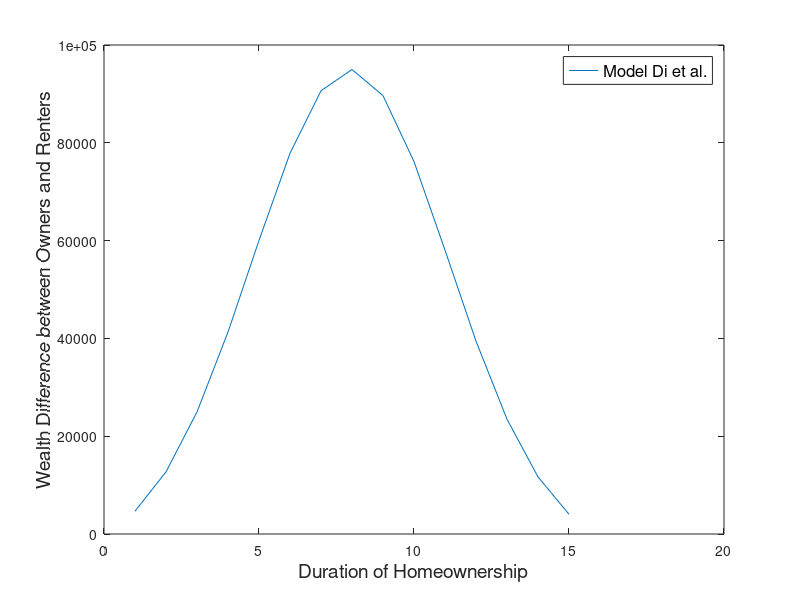
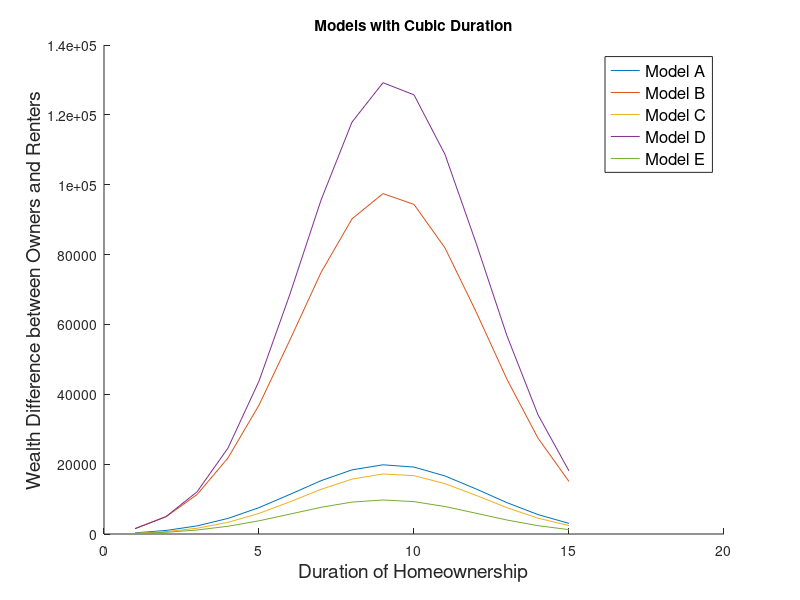
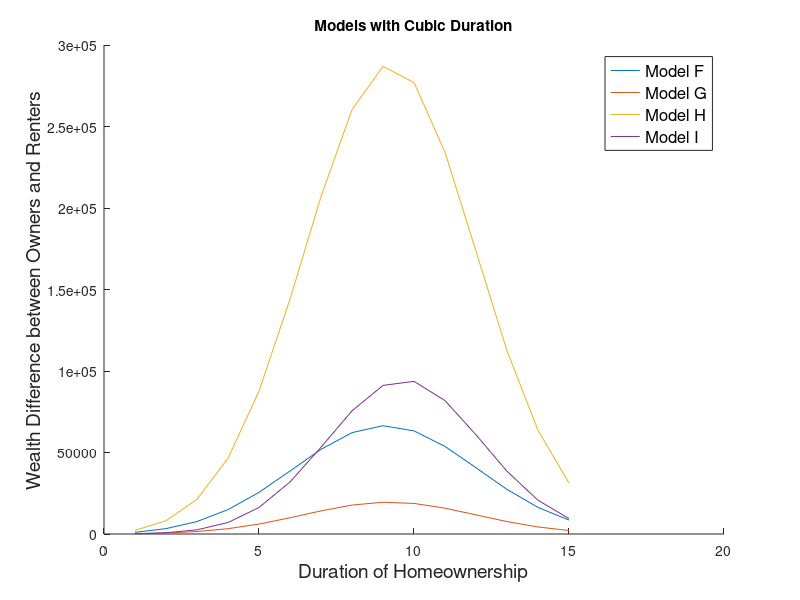
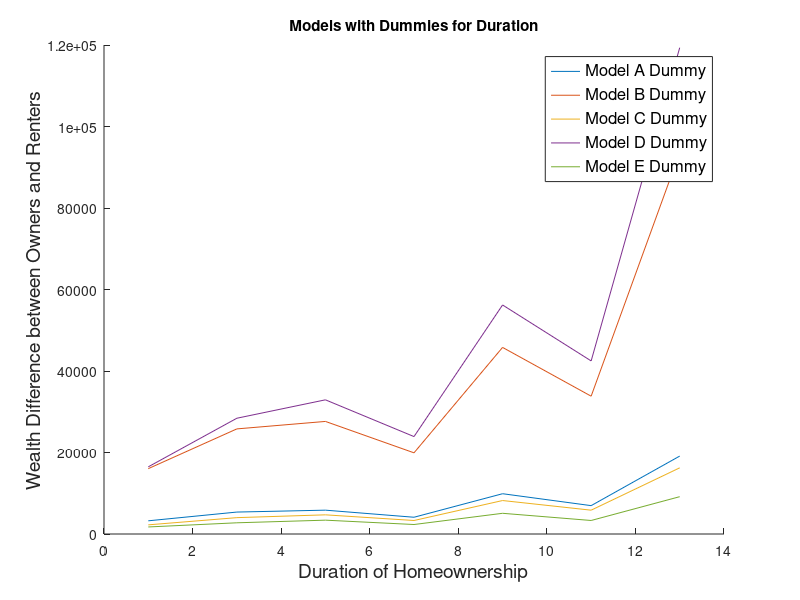

These figures' MATLAB source, in order: (Note: this script raises an error after producing the figures.)
% NOTE: HH_partially_present
%% REGRESSUION RESULTS FOR NET WEALTH
dur         = 1:1:15;
dummy_dur   = 1:2:15;

%% Di et al. MODELs on our sample (1999-2015)
%  LogW = alpha + beta_h * H + beta_sh * SH + beta_ht*TH+ beta_c * C

%% When we use dummies for duration  
%  LogW = alpha + beta_h * H + beta_sh * SH + beta_c * C + Gamma * D
%  where beta_h = 0, beta_sh =0, gamma is the coeff for each dur dummies 

%% OUR MODELS
% Model A - control for initial wealth, income, & other controls
% Model B - control for initial wealth quartiles, income, & other controls
% Model C - control for initial wealth, NOT income, & others
% Model D - control for initial wealth quartiles, NOT income, & others
% Model E - control for initial wealth, income, & NOT other controls
% Model F - control for initial wealth quartiles, income, & NOT other controls
% Model G - control for initial wealth, NOT income, & NOT others
% Model H - control for initial wealth quartiles, NOT income, & NOT others
% Model I - control for none


%% COEFFICIENTS FROM THEIR ESTIMATION 
alpha   = [-8.729          % MODEL A
           -8.164          % MODEL A Dummy
           -9.170          % MODEL B
           -8.558          % MODEL B Dummy 
            3.018          % MODEL C
            2.866          % MODEL C Dummy 
            3.077          % MODEL D
            2.915          % MODEL D Dummy 
          -10.330          % MODEL E
           -9.791          % MODEL E Dummy
          -10.960          % MODEL F
          -10.360          % MODEL F Dummy 
            2.951          % MODEL G
            2.633          % MODEL G Dummy 
            2.959          % MODEL H
            2.631          % MODEL H Dummy
            5.469          % MODEL I
            5.006          % MODEL I Dummy
           -8.5778];       % Di Belseky Liu (model B)
       
beta_h  = [0.993           % MODEL A
           0               % MODEL A Dummy
           0.996           % MODEL B
           0               % MODEL B Dummy 
           1.083           % MODEL C
           0               % MODEL C Dummy 
           1.092           % MODEL D
           0               % MODEL D Dummy 
           1.024           % MODEL E
           0               % MODEL E Dummy
           1.029           % MODEL F
           0               % MODEL F Dummy 
           1.201           % MODEL G
           0               % MODEL G Dummy 
           1.217           % MODEL H
           0               % MODEL H Dummy
           1.560           % MODEL I
           0               % MODEL I Dummy
           0.79478];       % Di Belseky Liu (model B)  
       
beta_hs = [-0.0540         % MODEL A
            0              % MODEL A Dummy
           -0.0541         % MODEL B
            0              % MODEL B Dummy 
           -0.0585         % MODEL C
            0              % MODEL C Dummy 
           -0.0589         % MODEL D
            0              % MODEL D Dummy 
           -0.0565         % MODEL E
            0              % MODEL E Dummy
           -0.0567         % MODEL F
            0              % MODEL F Dummy 
           -0.0652         % MODEL G
            0              % MODEL G Dummy 
           -0.0659         % MODEL H
            0              % MODEL H Dummy
           -0.0807         % MODEL I
            0              % MODEL I Dummy
           -0.0500];       % Di Belseky Liu (model B)
        
beta_ht = [0               % MODEL A
           0               % MODEL A Dummy
           0               % MODEL B
           0               % MODEL B Dummy 
           0               % MODEL C
           0               % MODEL C Dummy 
           0               % MODEL D
           0               % MODEL D Dummy 
           0               % MODEL E
           0               % MODEL E Dummy
           0               % MODEL F
           0               % MODEL F Dummy 
           0               % MODEL G
           0               % MODEL G Dummy 
           0               % MODEL H
           0               % MODEL H Dummy
           0               % MODEL I
           0               % MODEL I Dummy
           0];             % Di Belseky Liu (model B)
        
%           D1     D3      D5      D7      D9      D11      D13      D15           
Gamma   = [ 0      0       0       0       0       0        0        0     % MODEL A
            3.185  3.677   3.758   3.415   4.273   3.928    4.926    3.959 % MODEL A Dummy
            0      0       0       0       0       0        0        0     % MODEL B
            3.230  3.690   3.757   3.439   4.253   3.955    4.961    3.969 % MODEL B Dummy
            0      0       0       0       0       0        0        0     % MODEL C
            3.387  3.953   4.109   3.765  4.659    4.323    5.336    4.400 % MODEL C Dummy
            0      0       0       0       0       0        0        0     % MODEL D
            3.452  3.983   4.128   3.814   4.656   4.379    5.404    4.437 % MODEL D Dummy
            0      0       0       0       0       0        0        0     % MODEL E
            3.231  3.681   3.887   3.519   4.283   3.864    4.866    3.953 % MODEL E Dummy
            0      0       0       0       0       0        0        0     % MODEL F
            3.284  3.694   3.894   3.554   4.255   3.897    4.909    3.967 % MODEL F Dummy
            0      0       0       0       0       0        0        0     % MODEL G
            3.553  4.229   4.556   4.197   5.051   4.604    5.672    4.835 % MODEL G Dummy
            0      0       0       0       0       0        0        0     % MODEL H
            3.643  4.277   4.602   4.280   5.054   4.688    5.772    4.898 % MODEL H Dummy
            0      0       0       0       0       0        0        0     % MODEL I
            4.186  5.483   5.977   5.692   6.668   6.536    7.608    7.194 % MODEL I Dummy
            0      0       0       0       0       0        0        0];   % Di Belseky Liu MODEL B         

        
         %------------------------------------------------------------------------------------------------------------------------------------------------------------------------------------------------------------------------------------
         %         |  DUMMY   |          |  DUMMY   |          |  DUMMY   |          |  DUMMY   |         |  DUMMY   |          |  DUMMY   |          |  DUMMY   |          |  DUMMY   |          |  DUMMY   |
         % MODEL A |  MODEL A |  MODEL B |  MODEL B |  MODEL C |  MODEL C |  MODEL D |  MODEL D | MODEL E |  MODEL E |  MODEL F |  MODEL F |  MODEL G |  MODEL G |  MODEL H |  MODEL H |  MODEL I |  MODEL I |  DBL MODEL B 
         %------------------------------------------------------------------------------------------------------------------------------------------------------------------------------------------------------------------------------------
beta_c  = [ 1.175     1.104      1.224      1.147      0         0            0          0          1.310     1.227      1.371      1.282      0         0          0          0          0          0          1.40880     ;...   % Average annual income 1999-2015 (log)    
            0.299     0.292      0          0          0.377     0.365        0          0          0.370     0.364      0          0          0.493     0.478      0          0          0          0          0           ;...   % Net wealth 1999 (log)
            0         0          0          0          0         0            0          0          0         0          0          0          0         0          0          0          0          0          0.23708     ;...   % Savings tendency between 1984 and 1994
            8.99e-09  8.92e-08   5.81e-08   1.46e-07   5.06e-08  1.31e-07     1.14e-07   2.02e-07   0         0          0          0          0         0          0          0          0          0          1.2790e-05  ;...   % Total inheritance and settlement payment received between 1989 and 2001
            0         0          0          0          0         0            0          0          0         0          0          0          0         0          0          0          0          0          0.6572      ;...   % Ever selected itemizing deduction in tax filings between 1989 and 2001  
            0.642     0.602      0.635      0.595      0.919     0.860        0.925      0.864      0         0          0          0          0         0          0          0          0          0          0.40858     ;...   % High school
           -0.00565  -0.00367   -0.00450   -0.00239   -0.0102   -0.00787     -0.00901   -0.00649   -0.0143   -0.0126    -0.0132    -0.0114    -0.0194   -0.0173   -0.0182     -0.0159    -0.0358    -0.0327     0.01880     ;...   % Age of household head in 1999
            0         0          0          0          0         0            0          0          0         0          0          0          0         0          0          0          0          0          0.24488     ;...   % Percentage of time as a married couple hh
            0.103     0.107      0.101      0.105      0.0677    0.0735       0.0634     0.0691     0         0          0          0          0         0          0          0          0          0         -9.09e-05    ;...   % Change in the number of children in household, 1999-2015
            0         0          2.824      2.781      0         0            3.601      3.504      0         0          3.513      3.469      0         0          4.785      4.644      0          0          0           ;...   % Being in top quart of wealth dist. in 1999
           -0.365    -0.491     -0.378     -0.503     -0.519    -0.643       -0.546     -0.667      0         0          0          0          0         0          0          0          0          0          0.10545     ;...   % South
            0.291     0.185      0.295      0.189      0.0642   -0.0333       0.0565    -0.0402     0         0          0          0          0         0          0          0          0          0          0.17547     ]';    % Metro in our case // Other metro
           

[height_beta_c, width_beta_c] = size(beta_c);  

%% INDEPENDENT VARIABLES 
% fix variables:
%   1. continuous variables: at their sample means
%   2. categorical variables: estimates of the groups with the highest incidence   
%      (white, HS grad, South, Not in Large, Other Metro, Used itemized
%      dedeuction, top wealth quartile, not divorced)

           % OURS           % DI ETAL
C =       [  10.55           10.40096      % Average annual income 1999-2001 (log)    
              4.550           6.223710     % Net wealth 1999 (log)
              0              -0.01526      % Savings tendency between 1984 and 1994
           9933            5646.987        % Total inheritance and settlement payment received between 1999 and 2015
              0               1            % Ever selected itemizing deduction in tax filings between 199 and 2015  
              1               1            % High school
             43.33           39.77445      % Age of household head in 1999
              0               0.443339     % Percentage of time as a married couple hh
             -0.0914          0.124606     % Change in the number of children in household, 1999-2001
              1               0            % Being in top quart of wealth dist. in 1999
              1               1            % Region: South
              1               1       ];   % Other metro
       
[height_C, width_C] = size(C); 
       
 beta_c_times_C      = [beta_c(1:end-1,:)*C(:,1)
                        beta_c(end,:)*C(:,2)];
%% DEPENDENT VARIABLES FOR OWNERS and RENTERS
LogW              = nan(height_beta_c, length(dur));
wealth            = nan(height_beta_c, length(dur));
LogW_rent         = nan(height_beta_c, length(dur));
wealth_rent       = nan(height_beta_c, length(dur));
Wealth_Difference = nan(height_beta_c, length(dur));
d = length(dummy_dur);
for i=1:1:height_beta_c % # of models
  if i==2 || i==4 || i==6 || i==8 || i==10 || i==12 || i==14 || i==16 || i==18        % Models where years owning is dummy
     LogW(i,1:d)            = (alpha(i)+beta_c_times_C(i))*ones(size(dummy_dur)) +  ones(size(dummy_dur)).*Gamma(i, :);
     LogW_rent(i,1:d)       = (alpha(i)+beta_c_times_C(i))*ones(size(dummy_dur));
  else    
     LogW(i,:)              = (alpha(i)+beta_c_times_C(i))*ones(size(dur)) +  beta_h(i) * dur + beta_hs(i) * dur.^2 + beta_ht(i) * dur.^3;
     LogW_rent(i,:)         = (alpha(i)+beta_c_times_C(i))*ones(size(dur));
  end
     wealth(i,:)            = exp(LogW(i,:));
     wealth_rent(i,:)       = exp(LogW_rent(i,:));
     Wealth_Difference(i,:) = wealth(i,:)-wealth_rent(i,:);
end

figure(1)
plot(dur,Wealth_Difference(end,:))
hleg=legend('Model Di et al.');
set(hleg,'Location','northeast','FontSize',12);
ylabel('Wealth Difference between Owners and Renters','FontSize',14)
xlabel('Duration of Homeownership','FontSize',14)

% MODELS A-D
figure(2)
hold on
for i=1:2:(height_beta_c-1)/2  % 1-9
plot(dur,Wealth_Difference(i,:))
end
hleg=legend('Model A','Model B','Model C','Model D','Model E');
set(hleg,'Location','northeast','FontSize',12);
ylabel('Wealth Difference between Owners and Renters','FontSize',14)
xlabel('Duration of Homeownership','FontSize',14)
title("Models with Cubic Duration")

% MODELS E-H
figure(3)
hold on
for i=11:2:17 
plot(dur,Wealth_Difference(i,:))
end
hleg=legend('Model F','Model G','Model H', 'Model I');
set(hleg,'Location','northeast','FontSize',12);
ylabel('Wealth Difference between Owners and Renters','FontSize',14)
xlabel('Duration of Homeownership','FontSize',14)
title("Models with Cubic Duration")

figure(4)
hold on
for i=2:2:10
plot(dummy_dur(1:d-1),Wealth_Difference(i,1:d-1))
end
hleg=legend('Model A Dummy','Model B Dummy', 'Model C Dummy','Model D Dummy','Model E Dummy');
set(hleg,'Location','northeast','FontSize',12);
ylabel('Wealth Difference between Owners and Renters','FontSize',14)
xlabel('Duration of Homeownership','FontSize',14)
title("Models with Dummies for Duration")

figure(5)
hold on
for i=12:2:18
plot(dummy_dur(1:d-1),Wealth_Difference(i,1:d-1))
end
hleg=legend('Model F Dummy','Model G Dummy', 'Model H Dummy','Model I Dummy');
set(hleg,'Location','northeast','FontSize',12);
ylabel('Wealth Difference between Owners and Renters','FontSize',14)
xlabel('Duration of Homeownership','FontSize',14)
title("Models with Dummies for Duration")

% To Excel 
diff_ = length(dur) - length(dummy_dur);
tt = table(dur', [dummy_dur'; zeros(diff_,1)], Wealth_Difference(1,:)', Wealth_Difference(2,:)' , Wealth_Difference(3,:)', Wealth_Difference(4,:)',...
 Wealth_Difference(5,:)',  Wealth_Difference(6,:)' , Wealth_Difference(7,:)', Wealth_Difference(8,:)', Wealth_Difference(9,:)', Wealth_Difference(10,:)', ...
 Wealth_Difference(11,:)',  Wealth_Difference(12,:)' , Wealth_Difference(13,:)', Wealth_Difference(14,:)', Wealth_Difference(15,:)', Wealth_Difference(16,:)', ...
 Wealth_Difference(17,:)',Wealth_Difference(18,:)');
tt.Properties.VariableNames= {'Duration', 'Duration_Dummy', 'NW_Model_A', 'NW_Model_A_Dummy', 'NW_Model_B', 'NW_Model_B_Dummy', ...
    'NW_Model_C', 'NW_Model_C_Dummy', 'NW_Model_D', 'NW_Model_D_Dummy', 'NW_Model_E', 'NW_Model_E_Dummy', 'NW_Model_F', 'NW_Model_F_Dummy', ...
    'NW_Model_G', 'NW_Model_G_Dummy', 'NW_Model_H', 'NW_Model_H_Dummy', 'NW_Model_I', 'NW_Model_I_Dummy'};
writetable(tt,'Matlab_Results.xlsx','Sheet',1)